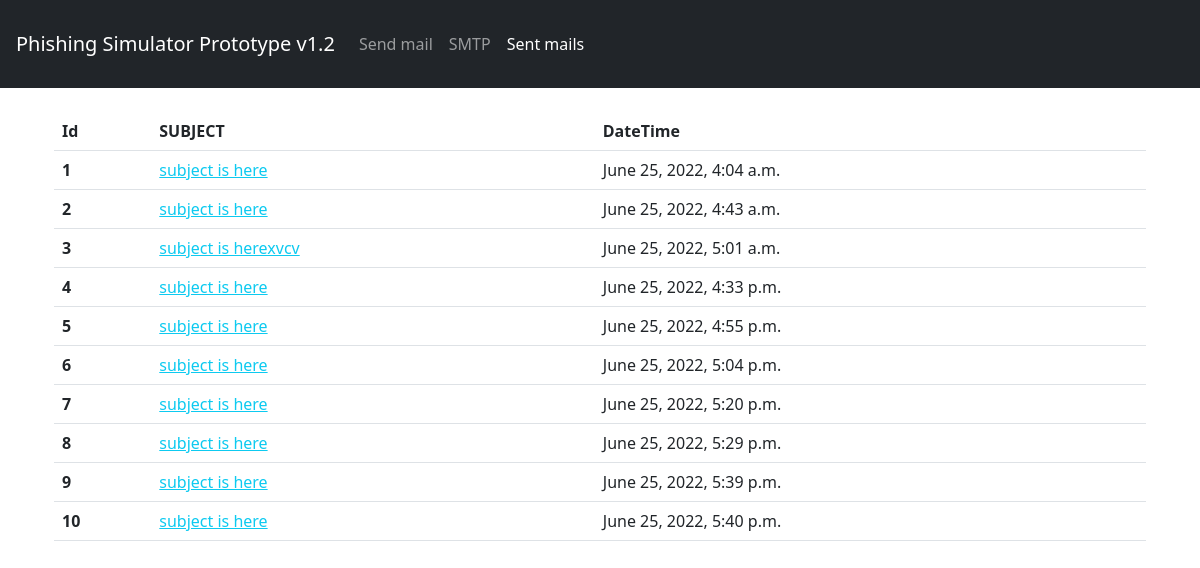
The page /list-mails/ on the database as committed earlier.
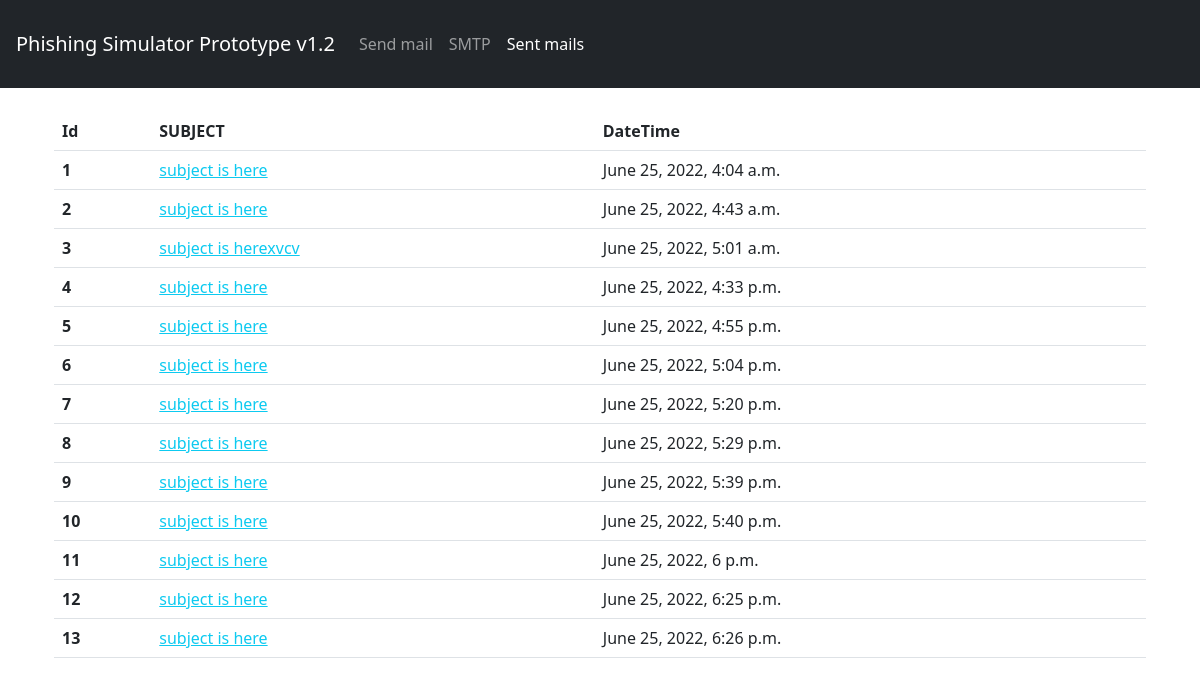
The same page on the database as committed later.
### mailer/models.py (models this page shows, shortened)
class Mails(models.Model):
    sender_email    = models.CharField(max_length=255, blank=True, null=True)
    sender_name     = models.CharField(max_length=255, blank=True, null=True)
    reply_to_email  = models.CharField(max_length=255, blank=True, null=True)
    reply_to_name   = models.CharField(max_length=255, blank=True, null=True)
    subject         = models.CharField(max_length=255, blank=True, null=True)
    message         = models.TextField(blank=True, null=True)
    email_list      = models.TextField(blank=True, null=True)
    dt_stamp        = models.DateTimeField(auto_now_add=True, blank=True, null=True)

### mailer/views.py (the view)
# urls.py: path('list-mails/', SenderListView, name="list-sender-view"),
def SenderListView(request):
    if request.method == 'GET':
        data = Mails.objects.all()
        return render(request, 'list-senders.html', {"data":data})

### templates/list-senders.html (shortened to what this page needs)
{% load static %}
{% include 'nav.html' %}
<div class="container p-4">
<form method="POST" action="">
<table class="table">
    <thead>
      <tr>
        <th scope="col">Id</th>
        <th scope="col">SUBJECT</th>
        <th scope="col">DateTime</th>
      </tr>
    </thead>
    <tbody>
    {% for i in data %}
      <tr>
        <th scope="row">{{ i.id }}</th>
        <td><a href="{% url 'detail-sender' id=i.id %}" class="link-info">{{ i.subject }}</a></td>
        <td>{{ i.dt_stamp }}</td>
      </tr>
      {% endfor %}
    </tbody>
</table>
</form>
</div>

Rows that differ between the two databases and show on the page:
added Mails: id "11", subject "subject is here", dt_stamp "June 25, 2022, 6 p.m."
added Mails: id "12", subject "subject is here", dt_stamp "June 25, 2022, 6:25 p.m."
added Mails: id "13", subject "subject is here", dt_stamp "June 25, 2022, 6:26 p.m."
